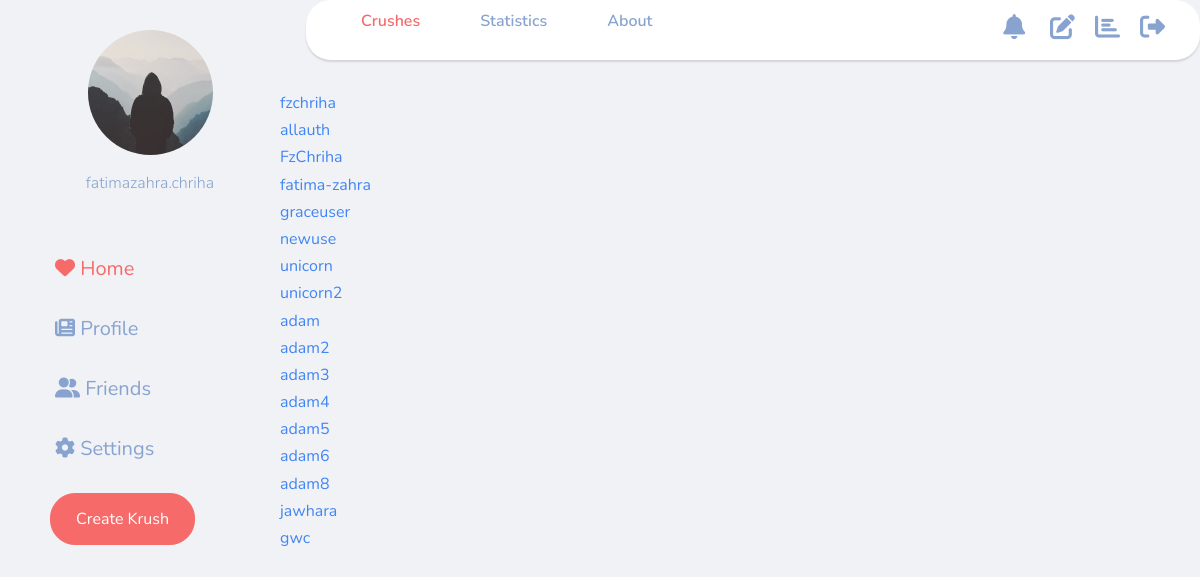
Page /friends/ (signed in) on the earlier database version.
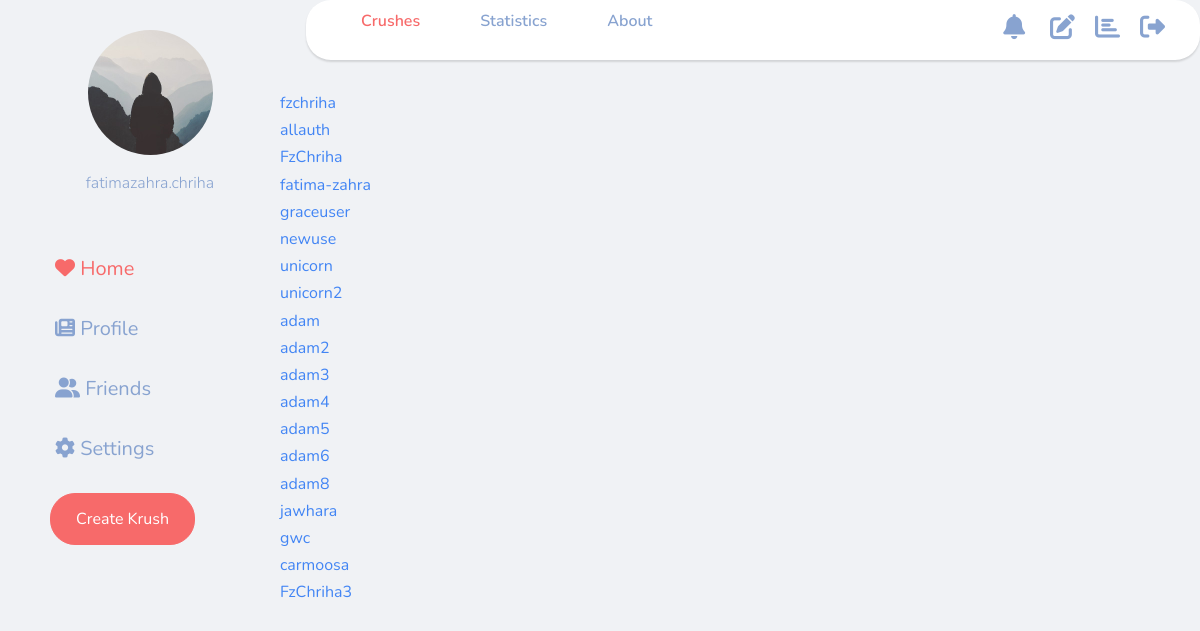
Same page on the later database version.
### users/models.py (models this page shows)
class Profile(models.Model):
    user = models.OneToOneField(settings.AUTH_USER_MODEL, on_delete=models.CASCADE,)
    image = models.ImageField(default='default.jpg', upload_to='profile_pics')
    friends = models.ManyToManyField("Profile", blank=True)
    def __str__(self):
        return str(self.user.username)

### users/views.py (the view)
# urls.py: path('friends/', users_list, name='users_list'),
def users_list(request):
    users = Profile.objects.exclude(user=request.user)
    sent_friend_requests = FriendRequest.objects.filter(from_user=request.user)
    rec_friend_requests = FriendRequest.objects.filter(to_user=request.user)
    context = {
        'users': users,
        'sent_friend_requests': sent_friend_requests,
        'rec_friend_requests': rec_friend_requests
    }
    return render(request, "users/friends.html", context)

### users/templates/users/friends.html
{% extends "posts/base.html" %}
{% load crispy_forms_tags %}
{% block content %}
    <div class="container">
        <ul>
        {% for user_p in users %}
          <li><a href="{% url 'users:profile_view' pk=user_p.pk %}">{{ user_p }}</a></li>
        {% endfor %}
        </ul>
    </div>
{% endblock content %}

Differences in the rows shown:
added Profile: user.username "carmoosa"
added Profile: user.username "FzChriha3"
